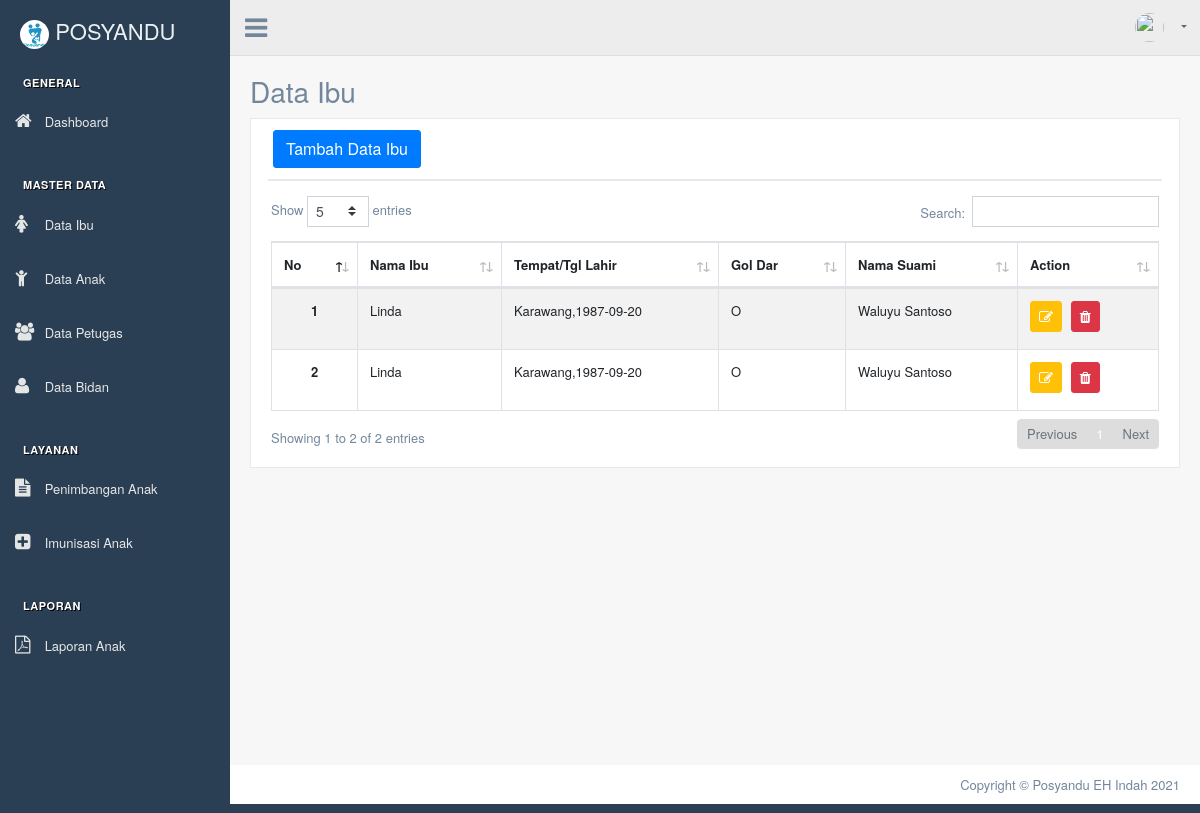
Before: /index.php/ibu with the older database file.
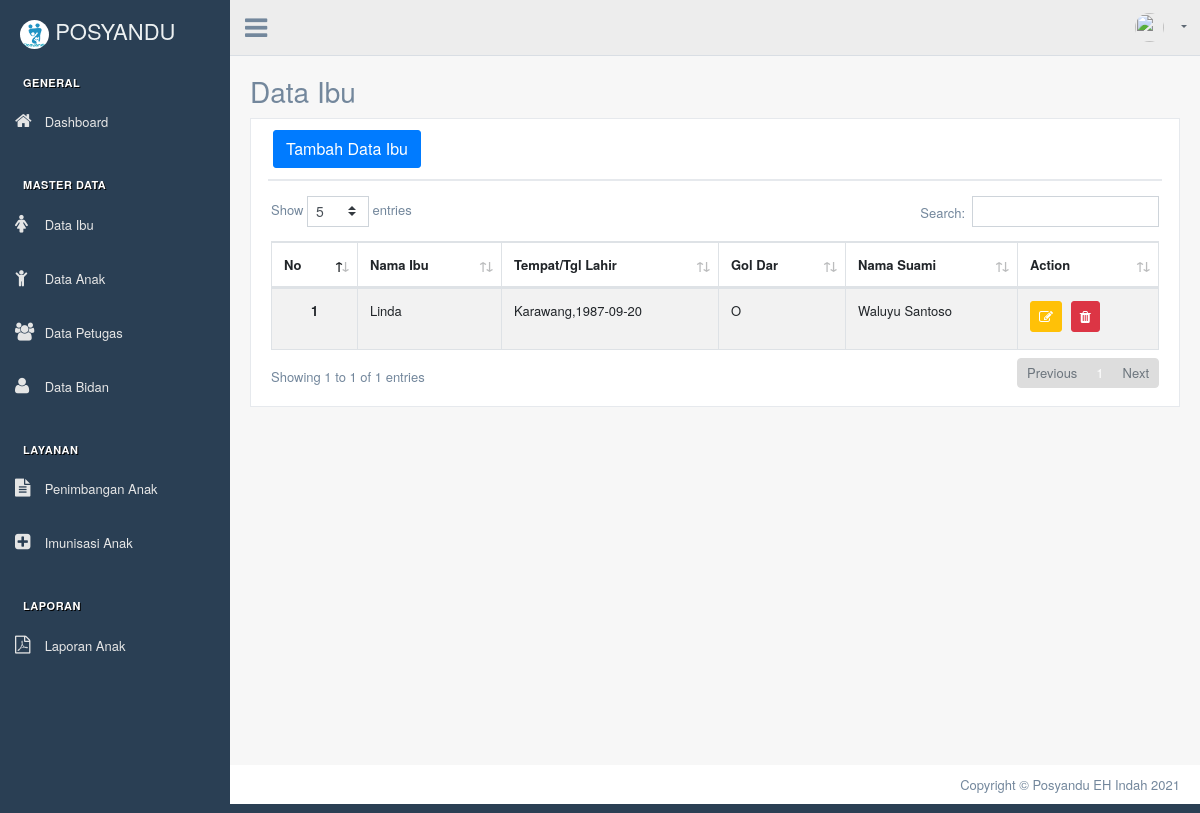
After: the same page with the newer database file.
### tables this page shows
CREATE TABLE `ibu` (
  `id_ibu` int(11) NOT NULL,
  `nama_ibu` varchar(50) NOT NULL,
  `tempat_lahir` varchar(30) NOT NULL,
  `tgl_lahir` date NOT NULL,
  `gol_dar` varchar(2) NOT NULL,
  `pendidikan` enum('Tidak Sekolah','SD','SMP','SMA','SMK','Perguruan Tinggi') NOT NULL,
  `pekerjaan` varchar(30) NOT NULL,
  `nama_suami` varchar(50) NOT NULL,
  `tempat_lahir_suami` varchar(30) NOT NULL,
  `tgl_lahir_suami` date NOT NULL,
  `pendidikan_suami` enum('Tidak Sekolah','SD','SMP','SMA','SMK','Perguruan Tinggi') NOT NULL,
  `pekerjaan_suami` varchar(30) NOT NULL,
  `alamat` text NOT NULL,
  `kecamatan` varchar(30) NOT NULL,
  `kota` varchar(30) NOT NULL,
  `no_tlp` varchar(13) NOT NULL
);

### application/controllers/Ibu.php (called while the page is built, shortened)
<?php
class Ibu extends CI_Controller
{
    public function __construct()
    {
        $this->load->model('Ibu_model');
    }
    public function index()
    {
        $data['title'] = 'Data Ibu | Posyandu EH Indah';
        $data['user'] = $this->db->get_where('user', ['username' => $this->session->userdata('username')])->row_array();
        $data['ibu'] = $this->Ibu_model->getDataIbu();
        $this->load->view('templates/header-datatables', $data);
        $this->load->view('templates/sidebar');
        $this->load->view('templates/topbar', $data);
        $this->load->view('ibu/index', $data);
        $this->load->view('templates/footer-datatables');
    }
}

### index.php (called while the page is built, shortened)
<?php
require_once BASEPATH.'core/CodeIgniter.php';

### application/models/Ibu_model.php (called while the page is built, shortened)
<?php
class Ibu_model extends CI_Model {
    public function getDataIbu(){
        $query = "SELECT * From ibu";
        return $this->db->query($query)->result_array();
    }
}

### application/views/ibu/index.php (the view, shortened to what this page needs)
<div class="right_col" role="main">
    <div class="page-title">
        <div class="title_left">
            <h3>Data Ibu</h3>
        </div>
    </div>
    <div class="clearfix"></div>
    <div class="row">
        <div class="col-md-12 col-sm-12 ">
            <div class="x_panel">
                <div class="x_title">
                    <button type="button" class="btn btn-primary" data-toggle="modal" data-target="#addDataIbuModal">Tambah Data Ibu</button>
                </div>
                <div class="x_content">
                    <div class="row">
                        <div class="col-sm-12">
                            <div class="card-box table-responsive">
                                <table id="datatable" class="table table-striped table-bordered" style="width:100%">
                                    <thead>
                                        <tr>
                                            <th>No</th>
                                            <th>Nama Ibu</th>
                                            <th>Tempat/Tgl Lahir</th>
                                            <th>Gol Dar</th>
                                            <th>Nama Suami</th>
                                            <th>Action</th>
                                        </tr>
                                    </thead>
                                    <tbody>
                                        <?php $i = 1; ?>
                                        <?php foreach ($ibu as $b) : ?>
                                            <tr>
                                                <th scope="row">
                                                    <center><?= $i; ?></center>
                                                </th>
                                                <td><?= $b['nama_ibu']; ?></td>
                                                <td><?= $b['tempat_lahir'] . ',' . $b['tgl_lahir']; ?></td>
                                                <td><?= $b['gol_dar']; ?></td>
                                                <td><?= $b['nama_suami']; ?></td>
                                                <td>
                                                    <a data-toggle="modal" data-target="#editDataIbuModal<?= $b['id_ibu']; ?>" href="<?= base_url(); ?>ibu/updateDataIbu/<?= $b['id_ibu']; ?>" class="btn btn-warning btn-circle btn-sm" title="Edit">
                                                        <i class="fa fa-edit"></i>
                                                    </a>
                                                    <a data-toggle="tooltip" data-placement="bottom" href="<?= base_url(''); ?>ibu/deleteDataIbu/<?= $b['id_ibu']; ?>" class="btn btn-danger btn-circle btn-sm tbl-hapus" title="Delete">
                                                        <i class="fa fa-trash"></i>
                                                    </a>
                                                </td>
                                            </tr>
                                            <?php $i++; ?>
                                        <?php endforeach; ?>
                                    </tbody>
                                </table>
                            </div>
                        </div>
                    </div>
                </div>
            </div>
        </div>
    </div>
</div>

Changed rows visible on the page:
removed ibu: nama_ibu "Linda", tempat_lahir "Karawang", tgl_lahir "1987-09-20", gol_dar "O", nama_suami "Waluyu Santoso"
Other visible differences:
text written by a page script: "Show entries Search: Showing 1 to 2 of 2 entries Previous 1 Next" → "Show entries Search: Showing 1 to 1 of 1 entries Previous 1 Next"
